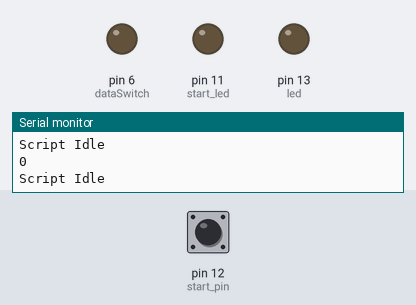
Bench run of a sketch on a simulated Arduino Uno, built with avr-gcc and run on an emulated ATmega328P. Parts: output pins drawn as LEDs (lit = HIGH), the last lines printed to the serial monitor. Inputs (shaded band) come from the test bench; at power-on: pin 12 (start_pin) LOW. The modem accepts every AT command (registered, SIM ready, sends succeed) and sends nothing else.

Above: at 2.0 s.
2.1 s: pin 12 (start_pin) pulled HIGH for 0.15 s
At 2.25 s:
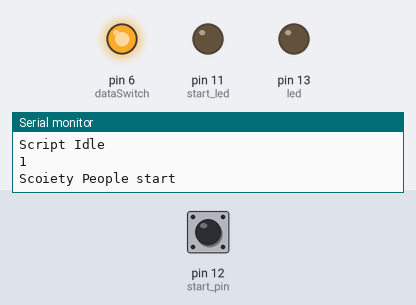
At 2.8 s:
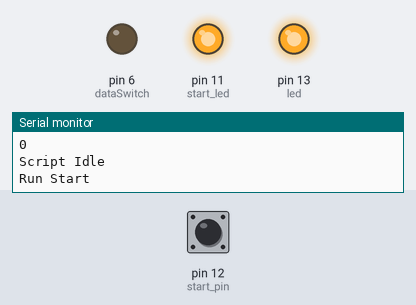
Timing chart, 0 to 5.1 s (numbered marks = the images above; inputs shaded):
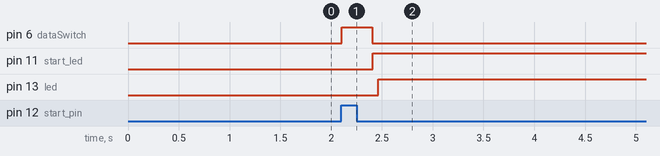

The sketch:

serial_startup_led.ino
```cpp
/******************************************************************************************
  _____  ___     __  ____    ___ ______  __ __      ____   ___   ___   ____  _        ___
 / ___/ /   \   /  ]|    |  /  _]      ||  |  |    |    \ /  _] /   \ |    \| |      /  _]
(   \_ |     | /  /  |  |  /  [_|      ||  |  |    |  Oc-mod   )  [_ |     ||  o  ) |     /  [_
 \__  ||  O  |/  /   |  | |    _]_|  |_||  ~  |    |   _/    _]|  O  ||   _/| |___ |    _]
 /  \ ||     /   \_  |  | |   [_  |  |  |___, |    |  | |   [_ |     ||  |  |     ||   [_
 \    ||     \     | |  | |     | |  |  |     |    |  | |     ||     ||  |  |     ||     |
  \___| \___/ \____||____||_____| |__|  |____/     |__| |_____| \___/ |__|  |_____||_____|

Name: test_2.ino
Desc: First collected test, we'll clean this up eventually and probably rename it.
      Ideally, this test will make sure that the microcontroller, serial RS485 line
      and other basics components are runnning.
Test: We got this script releasing the breaks, however was not able to init the chair
      without the joystick inline and online.
*******************************************************************************************/


// This sketch is to emulate the packet of data that the Shark Joystick sends
/******************************************************************************
      Author: Tony Matthews ammatthews at gmail dot com
      BitMath coding by - Irving
      Also coding help from Woody and Lenny from the UK
      Building on work by Jim with his RoboBoard + distance sensor's wheelchair.
      License: FreeBSD
    ******************************************************************************/
/******************************************************************************
  Copyright (c) 2015, Tony Matthews
  All rights reserved.

  Redistribution and use in source and binary forms, with or without
  modification, are permitted provided that the following conditions are met:

  1. Redistributions of source code must retain the above copyright notice, this
   list of conditions and the following disclaimer.
  2. Redistributions in binary form must reproduce the above copyright notice,
   this list of conditions and the following disclaimer in the documentation
   and/or other materials provided with the distribution.

  THIS SOFTWARE IS PROVIDED BY THE COPYRIGHT HOLDERS AND CONTRIBUTORS "AS IS" AND
  ANY EXPRESS OR IMPLIED WARRANTIES, INCLUDING, BUT NOT LIMITED TO, THE IMPLIED
  WARRANTIES OF MERCHANTABILITY AND FITNESS FOR A PARTICULAR PURPOSE ARE
  DISCLAIMED. IN NO EVENT SHALL THE COPYRIGHT OWNER OR CONTRIBUTORS BE LIABLE FOR
  ANY DIRECT, INDIRECT, INCIDENTAL, SPECIAL, EXEMPLARY, OR CONSEQUENTIAL DAMAGES
  (INCLUDING, BUT NOT LIMITED TO, PROCUREMENT OF SUBSTITUTE GOODS OR SERVICES;
  LOSS OF USE, DATA, OR PROFITS; OR BUSINESS INTERRUPTION) HOWEVER CAUSED AND
  ON ANY THEORY OF LIABILITY, WHETHER IN CONTRACT, STRICT LIABILITY, OR TORT
  (INCLUDING NEGLIGENCE OR OTHERWISE) ARISING IN ANY WAY OUT OF THE USE OF THIS
  SOFTWARE, EVEN IF ADVISED OF THE POSSIBILITY OF SUCH DAMAGE.

  The views and conclusions contained in the software and documentation are those
  of the authors and should not be interpreted as representing official policies,
  either expressed or implied, of the FreeBSD Project.

*******************************************************************************/

// This code is incomplete and still under revision.
// Its also got junk that may not be needed,


// SP -----
const int start_pin = 12;
boolean start_has_run = LOW;

const int start_led = 11;

// Pin outs for RS485 chip
const int roPin = 7;        // to RO of Max485 to RX of Arduino
const int dePin = 9;        // to DE anr RE of Max485
const int diPin = 10;       // to DI of Max485 to TX of Arduino

// Pins for DG419 data switch, between data and 12(min)- 24v(full battery volts) start pulse.
const int dataSwitch = 6;    //  Digital swtich for DG419

// Led Indicator monitor
const int led = 13;

//Boolean name holder for current state.
boolean onOffState = LOW;

// pulseIn Digital input from RC Reciever
const int speedPin = 4;    // Speed Pot input value
const int directionPin = 3;    // Direction Pot input value
const int onOffPin = 5;      // Digital Pin for pulseIN CH3 from Remote Control

// Names for PPM values of RC inputs
word speedPotVal;
word directionPotVal;
word onOffVal;


// Names for Mapped analogRead Values of Pots
word speedPotValMapped;
word directionPotValMapped;

int Deadband = 200;

// Integers for Irvings code
unsigned char maxSpeed;   // unsigned char, same as byte (8 bit) - unsigned number from 0-255
word speed;        // int (16 bit) - signed number from -32768 to 32767
word direction;    // int (16 bit) - signed number from -32768 to 32767


// data packet
unsigned char data[14];
unsigned char idledata[9];
unsigned long timer = 0;


#include <SoftwareSerial.h>
SoftwareSerial sharkSerial (roPin, diPin, false);    // 'true' sets this to invert software serial output.


void setup() {
  sharkSerial.begin(38400);

  delay(300);
  pinMode(led, OUTPUT);        // Arduino led to monitor on or off state.

  pinMode(start_led, OUTPUT);
  pinMode(start_pin, INPUT);


  // Setup pin modes for RC input
  pinMode(onOffPin, INPUT);
  pinMode(speedPin, INPUT);
  pinMode(directionPin, INPUT);

  pinMode(dataSwitch, OUTPUT); // Set Data switch pin to Output
  digitalWrite(dataSwitch, LOW);  //Start Data in LOW = data connected to bus, High=15-24v connected to bus
  digitalWrite(dePin, LOW);   // Low = RX mode , High = TX mode
  onOffState = LOW ;

  Serial.begin(38400);
  while (! Serial); // Wait untilSerial is ready - Leonardo
  Serial.println("Serial monitor enabled");
  delay(500);
  onOffState = HIGH;
}

void loop() {
  // Starts in SOFTWARE Off state from physical power on.

  // Code to monitor 'Software' on/off button 'onOffPin'

  // Check state, if "on" , "turn off"
  Serial.println("Script Idle");
  if (onOffState == HIGH && start_has_run == true){
    digitalWrite(led, onOffState);    //Keep arduino LED 'on' as indication of mode arduino is in
    Serial.println("Run Start");
    societyRun();
    Serial.println("Run End");
  }
  Serial.println(digitalRead(start_pin));
  if (start_has_run == LOW && digitalRead(start_pin) == HIGH){
    societyPeopleStartup();
    delay(12);
    societyPacket1();
    delay(12);
    societyPacket2();
    start_has_run = true;
  }
  delay (12); // this is the time between packets , delay put here to be debounce for onoff switch.
}

void societyPeopleStartup () {
  Serial.println("Scoiety People start");
  digitalWrite(dePin, HIGH); // Hold dePin high when transmitting.
  {
    // test 1
    digitalWrite(dataSwitch, HIGH);
    digitalWrite(diPin, LOW);
    digitalWrite(roPin, HIGH);
    delay(298);
    digitalWrite(diPin, HIGH);
    digitalWrite(roPin, LOW);
    digitalWrite(dataSwitch, LOW);

  }
  {
    data[0] = (0x74);   //
    data[1] = (129);    //
    data[2] = (141);    //
    data[3] = (131);    //
    data[4] = (128);    //
    data[5] = (154);    //
    data[6] = (223);    //
    data[7] = (167);    //
    data[8] = (128);    //
    data[9] = (218);
    data[10] = (15);
    data[11] = (5);
    data[12] = (160);
    data[13] = (218);
    data[14] = (15);
    byte sum = 0;
    for (unsigned char i = 0; i < 11; i++){
      sharkSerial.write(data[i]);
    }
    delay(1);
    for (unsigned char i = 11; i < 14; i++){
      sharkSerial.write(data[i]);
    }
    delay(1);
    Serial.println(data[14]);
    sharkSerial.write(data[14]);

  }
  //delay(12);
  Serial.println("Shark Starkup fin");
  digitalWrite(start_led, HIGH);
}

void societyRun() {
  digitalWrite(dePin, HIGH);     // set MAX485 to High = TX active.
  societyPacket3();
  digitalWrite(dePin, LOW);     // set MAX485 to low = RX active.
}

void societyPacket1(){
    idledata[0] = (0x60);
    idledata[1] = 191;
    idledata[2] = 192;
    idledata[3] = 255;
    idledata[4] = 251;
    idledata[5] = 128;
    idledata[6] = 140;
    idledata[7] = 128;
    idledata[8] = 154;
    idledata[9] = 15;
    for (unsigned char i = 0; i < 10; i++){
      sharkSerial.write(idledata[i]);
    }
    delayMicroseconds(1500);
    // SECOND HALF OF PACKET
    idledata[0] = (0x61);
    idledata[1] = 128;
    idledata[2] = 128;
    idledata[3] = 128;
    idledata[4] = 128;
    idledata[5] = 128;
    idledata[6] = 128;
    idledata[7] = 128;
    idledata[8] = 158;
    idledata[9] = 15;
    for (unsigned char i = 0; i < 9; i++){
      sharkSerial.write(idledata[i]);
    }
    delay(1);
    sharkSerial.write(idledata[9]);
}

void societyPacket2(){
    idledata[0] = (0x60);
    idledata[1] = 191;
    idledata[2] = 192;
    idledata[3] = 255;
    idledata[4] = 251;
    idledata[5] = 128;
    idledata[6] = 140;
    idledata[7] = 128;
    idledata[8] = 172;
    idledata[9] = 15;
    for (unsigned char i = 0; i < 10; i++){
      sharkSerial.write(idledata[i]);
    }
    delayMicroseconds(1500);
    // SECOND HALF OF PACKET
    idledata[0] = (0x61);
    idledata[1] = 128;
    idledata[2] = 192;
    idledata[3] = 128;
    idledata[4] = 128;
    idledata[5] = 128;
    idledata[6] = 128;
    idledata[7] = 128;
    idledata[8] = 222;
    idledata[9] = 26;
    for (unsigned char i = 0; i < 9; i++){
      sharkSerial.write(idledata[i]);
    }
    sharkSerial.write(idledata[9]);
    delayMicroseconds(500);
    // THIRD PART OF PACKET
    idledata[0] = 133;
    idledata[1] = 167;
    idledata[2] = 185;
    idledata[3] = 15;
    for (unsigned char i = 0; i < 3; i++){
      sharkSerial.write(idledata[i]);
    }
    delay(1);
    sharkSerial.write(idledata[3]);
}

void societyPacket3(){
    idledata[0] = (0x60);
    idledata[1] = 191;
    idledata[2] = 192;
    idledata[3] = 255;
    idledata[4] = 234;
    idledata[5] = 128;
    idledata[6] = 140;
    idledata[7] = 128;
    idledata[8] = 171;
    idledata[9] = 15;
    for (unsigned char i = 0; i < 10; i++){
      sharkSerial.write(idledata[i]);
    }
    delayMicroseconds(1500);
    // SECOND HALF OF PACKET
    idledata[0] = (0x61);
    idledata[1] = 128;
    idledata[2] = 192;
    idledata[3] = 128;
    idledata[4] = 128;
    idledata[5] = 128;
    idledata[6] = 128;
    idledata[7] = 128;
    idledata[8] = 222;
    idledata[9] = 15;
    for (unsigned char i = 0; i < 9; i++){
      sharkSerial.write(idledata[i]);
    }
    delay(1);
    sharkSerial.write(idledata[9]);
}
```

Measured:
- after the input at 2.1 s, pin 6 (dataSwitch): LOW → HIGH at once, → LOW 0.30 s later; pin 11 (start_led): LOW → HIGH after 0.31 s; pin 13 (led): LOW → HIGH after 0.37 s
